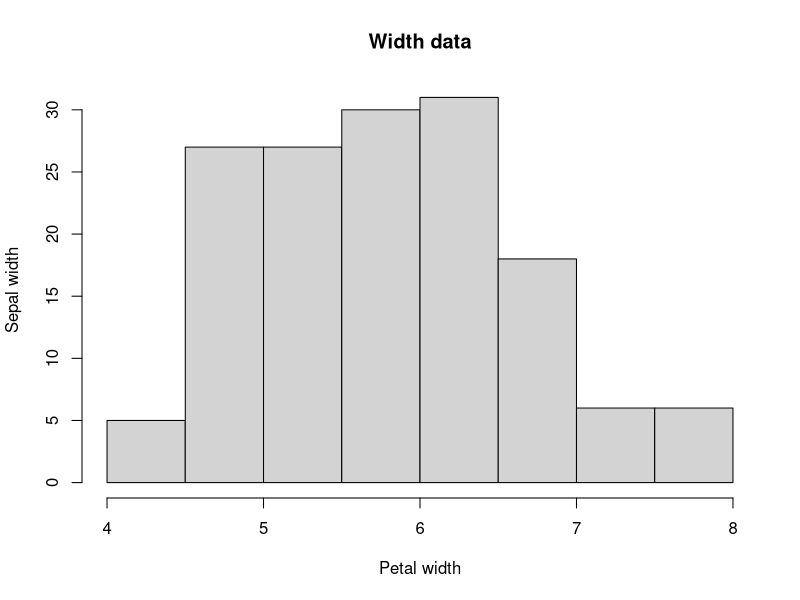
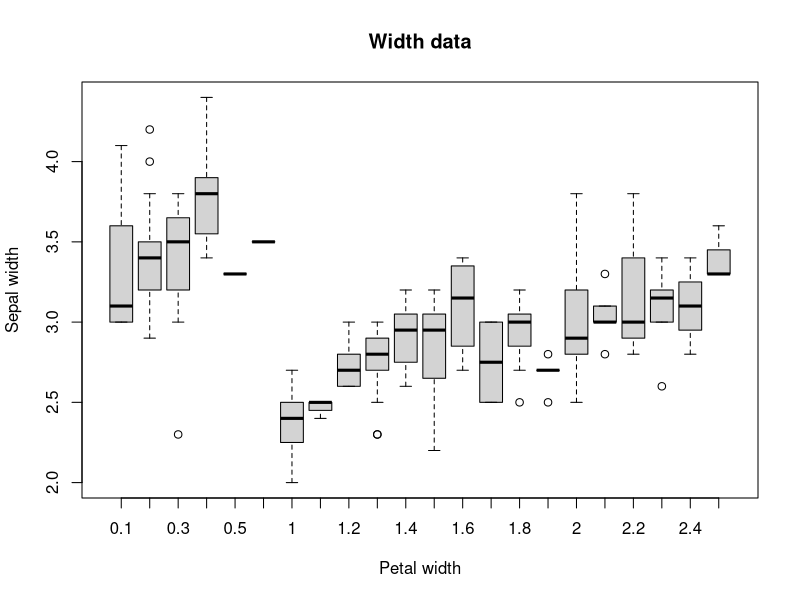
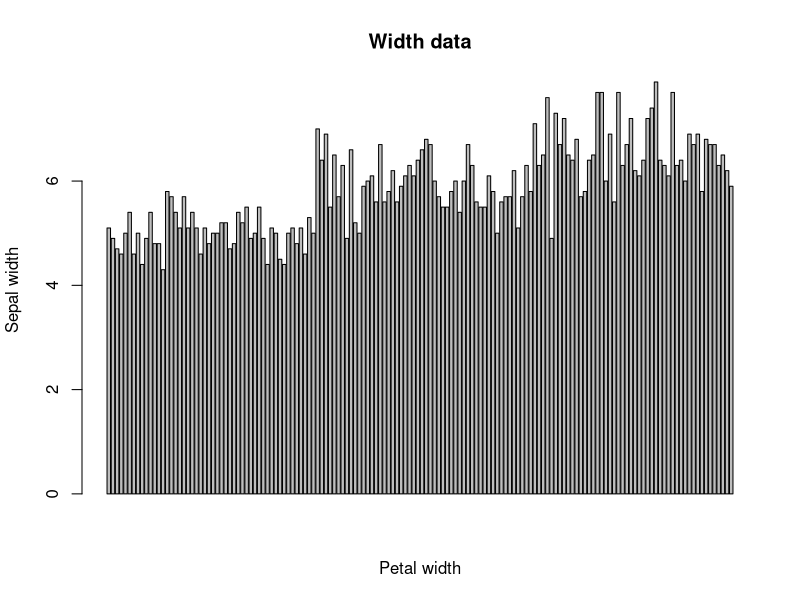
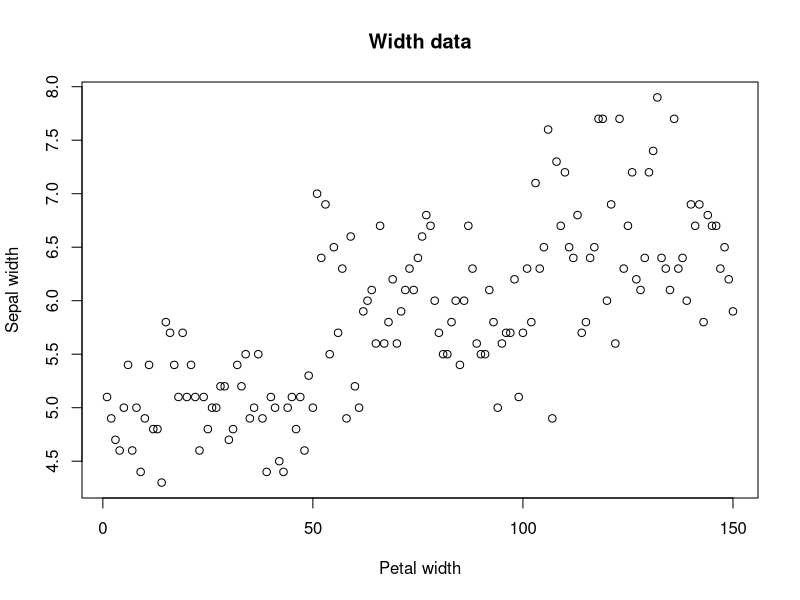

R code for these plots, in order:

data(iris)
summary(iris)

#histogram
hist(iris$Sepal.Length,xlab = "Petal width",
     ylab = "Sepal width",
     main = "Width data")

#boxplot

boxplot(Sepal.Width ~ Petal.Width, data = iris,
        xlab = "Petal width",
        ylab = "Sepal width",
        main = "Width data")


#barplot

a<-iris$Sepal.Length
barplot(a,xlab = "Petal width",
        ylab = "Sepal width",
        main = "Width data")

#scatter plot

plot(a,xlab = "Petal width",
     ylab = "Sepal width",
     main = "Width data")
